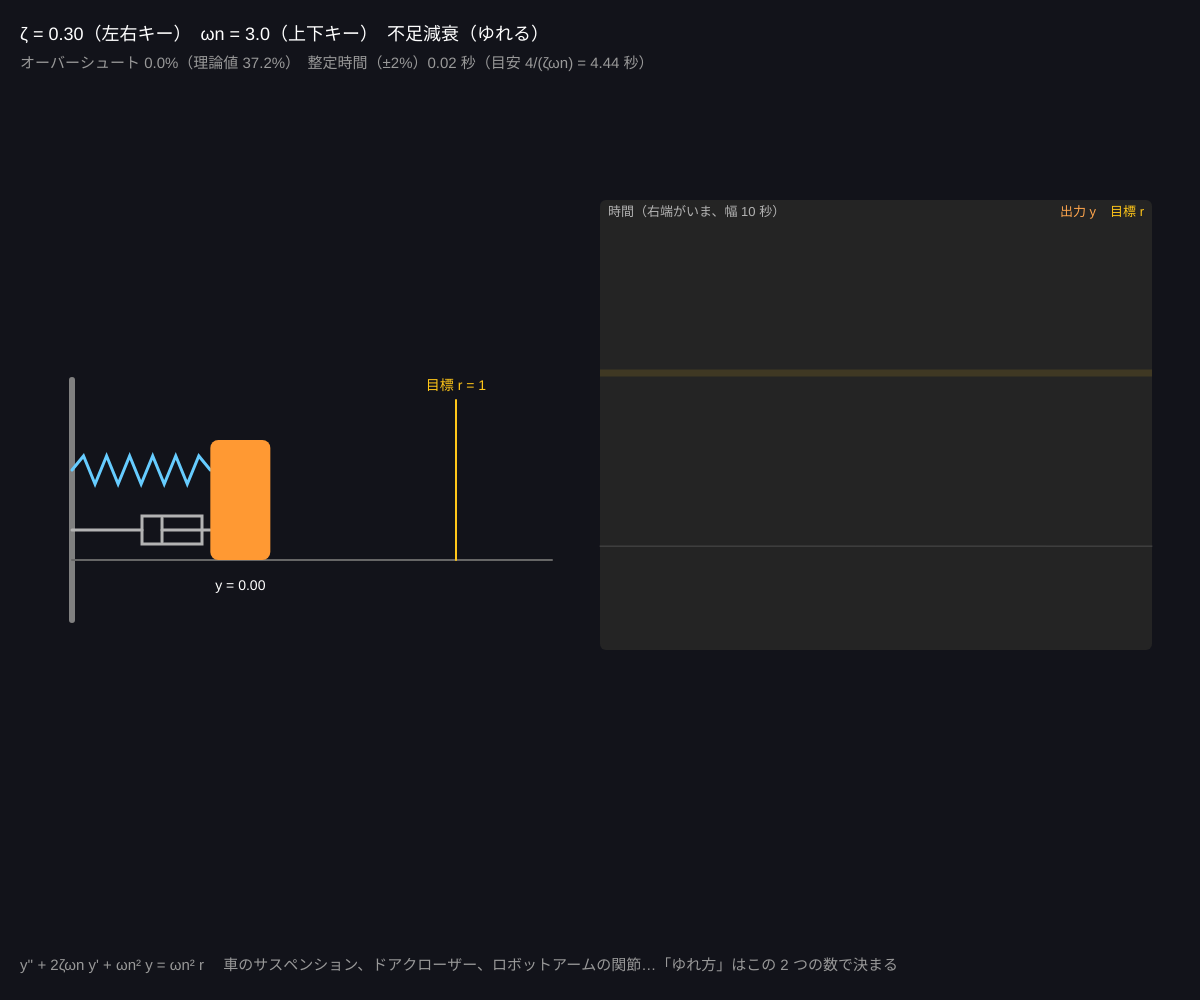
Frame 1 (no input)
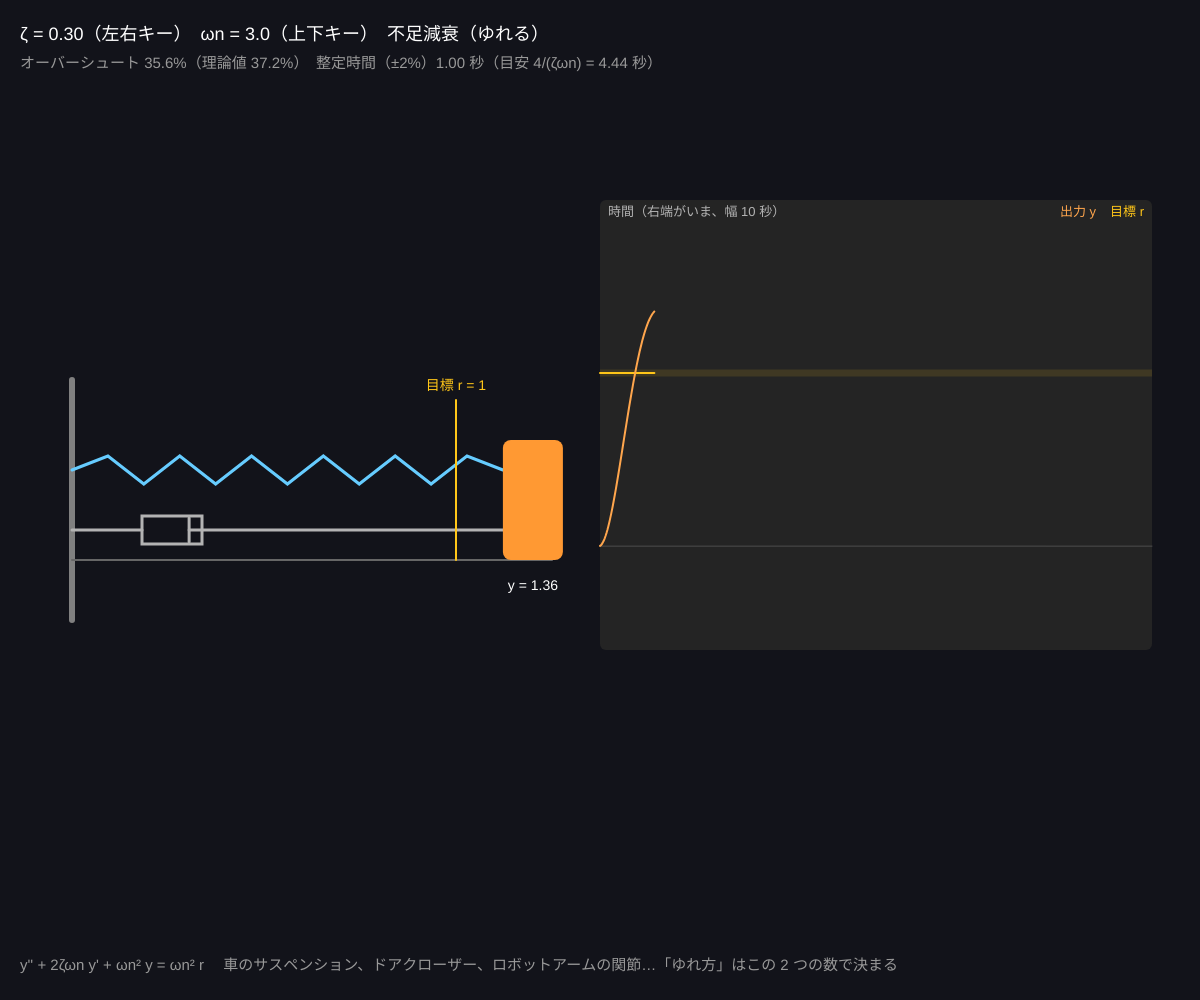
Frame 60 (no input)
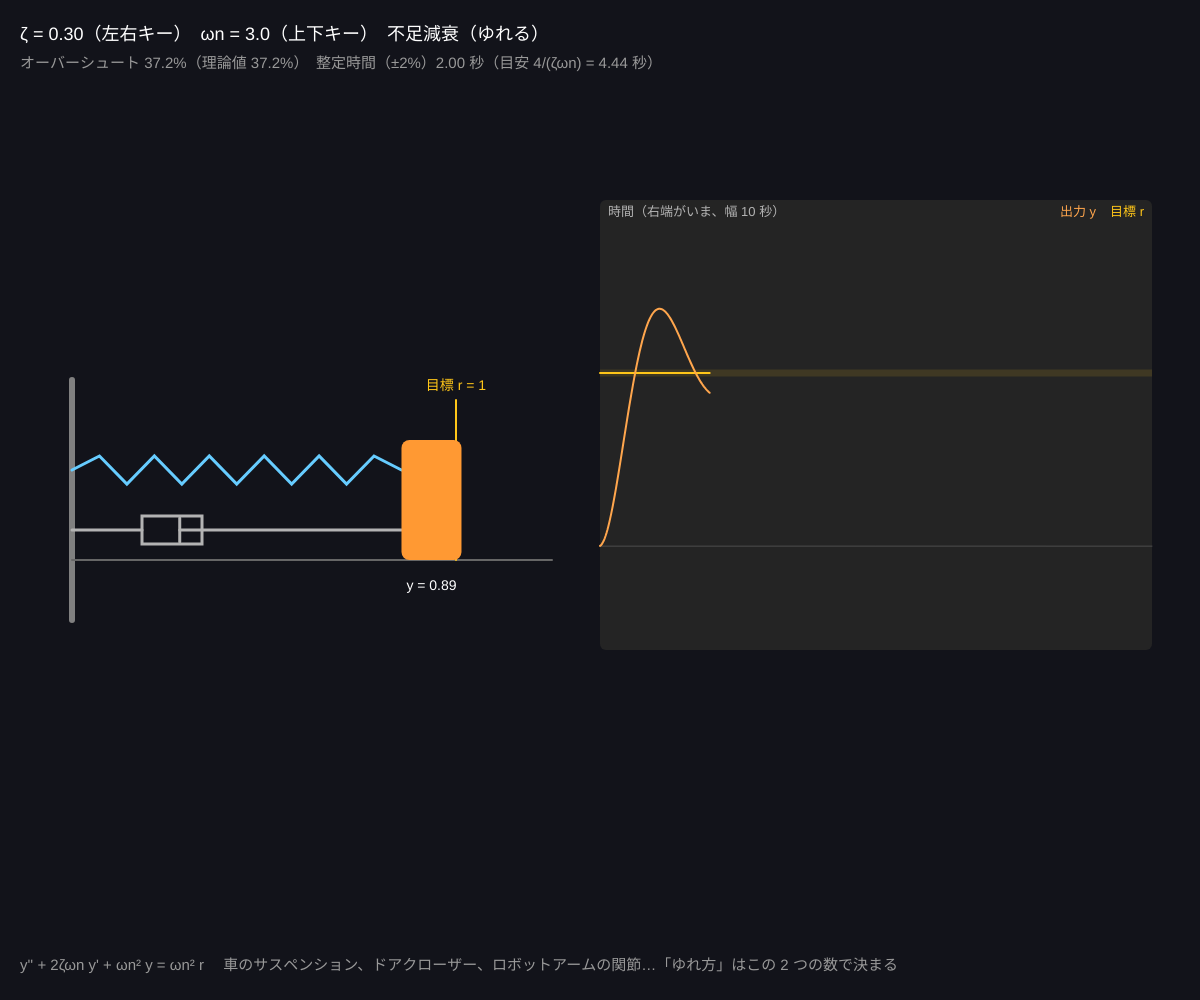
Frame 120 (the mouse pressed at the canvas centre since frame 60)

The p5.js sketch that drew these frames (run headless with seeded random() and noise() and a simulated clock; from frame 60 on, the mouse is pressed at the canvas centre):

// p5.js sketch
// ── sketch.js
// ============================================
// 02 二次系と減衰（バネ・マス・ダンパ）
// おもりをバネで引っぱると、行きすぎて（オーバーシュート）ゆれながら落ち着く
//   y'' + 2ζωn y' + ωn² y = ωn² r
//   ζ（減衰比）が小さいとゆれる、1 でちょうど、1 より大きいとのんびり
// 左右キー = ζ / 上下キー = ωn（固有角周波数）/ スペース = もう一度ステップ
// ============================================

let zeta = 0.3; // ★ 減衰比 ζ（0 = ゆれ続ける、1 = 臨界減衰）
let wn = 3.0; // ★ 固有角周波数 ωn [rad/s]（大きいほど速い）
let period = 6; // ★ 目標を切り替える間隔 [秒]

let y = 0, v = 0, r = 1, t = 0, tStep = 0;
let peak = 0, tSettle = 0;
let HIST = 600, dt = 1 / 60;
let hY = [], hR = [];

function setup() {
  createCanvas(windowWidth, windowHeight);
  colorMode(HSB, 360, 100, 100, 100);
}

function draw() {
  background(230, 30, 10);
  // ★ 二次系の式を細かく 4 回に分けて積分（安定のため）
  for (let k = 0; k < 4; k++) {
    let a = wn * wn * (r - y) - 2 * zeta * wn * v;
    v += a * dt / 4;
    y += v * dt / 4;
  }
  y = constrain(y, -5, 5); v = constrain(v, -100, 100);
  t += dt;
  let e = r - y;
  if (r === 1 && y - 1 > peak) peak = y - 1; // 行きすぎの最大値
  if (abs(e) > 0.02) tSettle = t - tStep; // 2% の帯に入りきるまでの時間
  if (t - tStep >= period) { r = 1 - r; tStep = t; peak = 0; tSettle = 0; }
  pushHist(hY, y); pushHist(hR, r);

  // ---- バネ・おもり・ダンパの絵
  let wallX = width * 0.06, baseY = height * 0.5, scaleX = width * 0.18;
  let mx = wallX + 60 + scaleX * (0.5 + y); // おもりの位置
  let rx = wallX + 60 + scaleX * (0.5 + r);
  stroke(0, 0, 50); strokeWeight(6); line(wallX, baseY - 120, wallX, baseY + 120); // 壁
  stroke(0, 0, 40); strokeWeight(2); line(wallX, baseY + 60, width * 0.46, baseY + 60); // 床
  // バネ（ジグザグ）
  stroke(200, 60, 100); strokeWeight(3); noFill();
  beginShape();
  vertex(wallX, baseY - 30);
  let n = 12;
  for (let i = 1; i < n; i++) vertex(map(i, 0, n, wallX, mx - 30), baseY - 30 + (i % 2 ? -14 : 14));
  vertex(mx - 30, baseY - 30);
  endShape();
  // ダンパ（筒とピストン）
  stroke(0, 0, 70); strokeWeight(3);
  line(wallX, baseY + 30, wallX + 70, baseY + 30);
  noFill(); rect(wallX + 70, baseY + 16, 60, 28);
  line(wallX + 70 + constrain(map(y, -0.5, 1.5, 10, 50), 5, 55), baseY + 18, wallX + 70 + constrain(map(y, -0.5, 1.5, 10, 50), 5, 55), baseY + 42);
  line(wallX + 70 + constrain(map(y, -0.5, 1.5, 10, 50), 5, 55), baseY + 30, mx - 30, baseY + 30);
  // 目標の線
  stroke(45, 90, 100); strokeWeight(2); line(rx, baseY - 100, rx, baseY + 60);
  // おもり
  noStroke(); fill(30, 80, 100);
  rect(mx - 30, baseY - 60, 60, 120, 8);
  fill(0, 0, 100); textSize(14); textAlign(CENTER);
  text('y = ' + nf(y, 1, 2), mx, baseY + 90);
  fill(45, 90, 100); text('目標 r = ' + r, rx, baseY - 110);
  textAlign(LEFT, BASELINE);

  // ---- グラフ
  let gx = width * 0.5, gy = height * 0.2, gw = width * 0.46, gh = height * 0.45;
  drawPlot(gx, gy, gw, gh, [{ data: hR, hue: 45, sat: 90, name: '目標 r' }, { data: hY, hue: 30, name: '出力 y' }], -0.6, 2.0, '時間（右端がいま、幅 10 秒）');
  // ±2% の帯
  noStroke(); fill(45, 90, 100, 12);
  rect(gx, map(1.02, -0.6, 2.0, gy + gh, gy), gw, map(0.98, -0.6, 2.0, gy + gh, gy) - map(1.02, -0.6, 2.0, gy + gh, gy));

  let kind = zeta < 1 ? '不足減衰（ゆれる）' : zeta === 1 ? '臨界減衰（いちばん速く落ち着く）' : '過減衰（ゆれないがのんびり）';
  let osTheory = zeta < 1 ? exp(-PI * zeta / sqrt(1 - zeta * zeta)) * 100 : 0;
  noStroke();
  fill(0, 0, 100);
  textSize(18);
  text('ζ = ' + nf(zeta, 1, 2) + '（左右キー）　ωn = ' + nf(wn, 1, 1) + '（上下キー）　' + kind, 20, 40);
  fill(0, 0, 60);
  textSize(15);
  text('オーバーシュート ' + nf(peak * 100, 1, 1) + '%（理論値 ' + nf(osTheory, 1, 1) + '%）　整定時間（±2%）' + nf(tSettle, 1, 2) + ' 秒（目安 4/(ζωn) = ' + nf(4 / (zeta * wn + 1e-9), 1, 2) + ' 秒）', 20, 68);
  text('y\'\' + 2ζωn y\' + ωn² y = ωn² r 　車のサスペンション、ドアクローザー、ロボットアームの関節…「ゆれ方」はこの 2 つの数で決まる', 20, height - 30);
}

function keyPressed() {
  if (key === RIGHT_ARROW) zeta = min(round((zeta + 0.1) * 10) / 10, 2.5);
  if (key === LEFT_ARROW) zeta = max(round((zeta - 0.1) * 10) / 10, 0);
  if (key === UP_ARROW) wn = min(wn + 0.5, 12);
  if (key === DOWN_ARROW) wn = max(wn - 0.5, 0.5);
  if (key === ' ') { r = 1 - r; tStep = t; peak = 0; tSettle = 0; }
}

// ---------- やってみよう ----------
// 1. ζ = 0 にする。ゆれが止まらない（減衰なし）。ωn を変えるとゆれの速さだけ変わる
// 2. ζ = 0.7 がよく使われる「ちょうどいい」値。オーバーシュートは何 % ？
// 3. ωn を 2 倍にすると整定時間は何倍？（4/(ζωn) を確かめる）
// 4. ζ = 1 と ζ = 2 で、どちらが先に ±2% に入る？ 「ゆれない = 速い」ではない


// ==================================================
// ここから下は「グラフを描く道具」です
// ==================================================
function pushHist(arr, v) {
  arr.push(isFinite(v) ? v : 0);
  if (arr.length > HIST) arr.shift();
}
// 時間プロット：枠 (x, y, w, h) に series = [{data, hue, name}] を描く（縦の範囲 lo〜hi）
function drawPlot(x, y, w, h, series, lo, hi, title) {
  noStroke(); fill(0, 0, 14); rect(x, y, w, h, 6);
  stroke(0, 0, 30); strokeWeight(1);
  let y0 = map(0, lo, hi, y + h, y);
  if (y0 > y && y0 < y + h) line(x, y0, x + w, y0);
  for (let s of series) {
    stroke(s.hue, s.sat === undefined ? 70 : s.sat, 100); strokeWeight(s.weight || 2); noFill();
    beginShape();
    for (let i = 0; i < s.data.length; i++) vertex(map(i, 0, HIST - 1, x, x + w), map(constrain(s.data[i], lo, hi), lo, hi, y + h, y));
    endShape();
  }
  noStroke(); fill(0, 0, 70); textSize(13); textAlign(LEFT, TOP);
  text(title, x + 8, y + 6);
  let lx = x + w - 8; textAlign(RIGHT, TOP);
  for (let s of series) { fill(s.hue, s.sat === undefined ? 70 : s.sat, 100); text(s.name, lx, y + 6); lx -= textWidth(s.name) + 14; }
  textAlign(LEFT, BASELINE);
}
